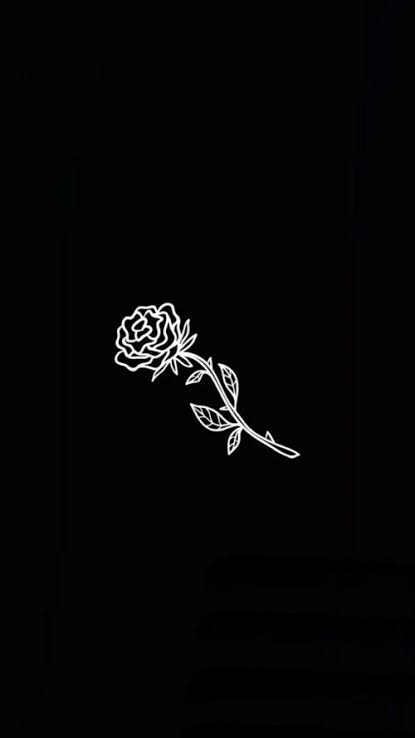
#> input picture Assnt3_solution/image1.jpeg, 415 x 738 px
$ jupyter execute Assnt3_soln.ipynb   (older library calls are emulated)
#> lines starting #> are read from the running program, lines starting #| are printed output that depends on the picture; after the words box and inside, x2 and y2 are one past the last pixel; in counts of white or black regions, pixels touching at a corner belong together
# Task 1 — Binary Image + Structuring Element

[cell 1]
import cv2
import numpy as np
import matplotlib.pyplot as plt

# 1. Load grayscale image
img = cv2.imread("image1.jpeg", cv2.IMREAD_GRAYSCALE)
#> img: shape (738, 415); min 0, max 255, mean 5.9

# 2. Convert to binary image using thresholding
_, binary = cv2.threshold(img, 127, 255, cv2.THRESH_BINARY)
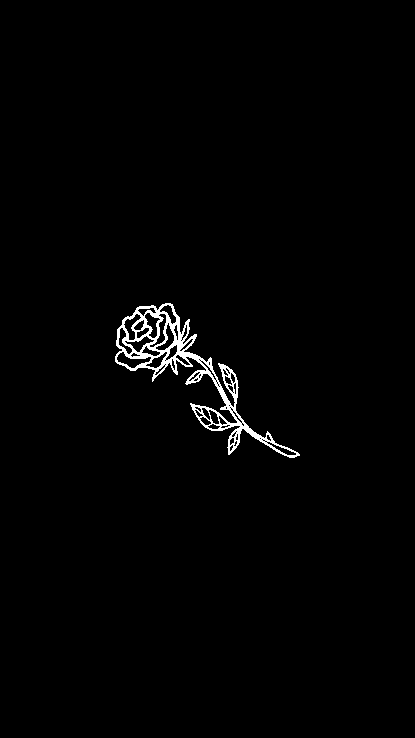
#> binary: shape (738, 415); 1.3% white; 1 white region, box (x1, y1, x2, y2) and area: (115, 303, 300, 458) 3966

# 3. Create structuring elements
se_square_3 = np.ones((3, 3), np.uint8)          # 3×3 square
se_cross_3 = cv2.getStructuringElement(
    cv2.MORPH_CROSS, (3, 3))                      # 3×3 cross
se_square_5 = np.ones((5, 5), np.uint8)          # 5×5 square

# Dilation using different SEs
dil_square_3 = cv2.dilate(binary, se_square_3, iterations=1)
#> dil_square_3: shape (738, 415); 2.3% white; 1 white region, box (x1, y1, x2, y2) and area: (114, 302, 301, 459) 7071
dil_cross_3 = cv2.dilate(binary, se_cross_3, iterations=1)
#> dil_cross_3: shape (738, 415); 2% white; 1 white region, box (x1, y1, x2, y2) and area: (114, 302, 301, 459) 6265
dil_square_5 = cv2.dilate(binary, se_square_5, iterations=1)
#> dil_square_5: shape (738, 415); 2.9% white; 1 white region, box (x1, y1, x2, y2) and area: (113, 301, 302, 460) 9002

# Display results
plt.figure(figsize=(10, 4))

plt.subplot(1, 4, 1)
plt.title("Binary Image")
plt.imshow(binary, cmap="gray")
plt.axis("off")

plt.subplot(1, 4, 2)
plt.title("3×3 Square")
plt.imshow(dil_square_3, cmap="gray")
plt.axis("off")

plt.subplot(1, 4, 3)
plt.title("3×3 Cross")
plt.imshow(dil_cross_3, cmap="gray")
plt.axis("off")

plt.subplot(1, 4, 4)
plt.title("5×5 Square")
plt.imshow(dil_square_5, cmap="gray")
plt.axis("off")

plt.tight_layout()
plt.show()

# Observation:
# Square structuring elements cause uniform growth in all directions,
# while a cross-shaped SE expands objects mainly along horizontal and vertical directions.

# Task 2 — Noise Removal Without Touching the Object

[cell 2]
import cv2
import numpy as np
import matplotlib.pyplot as plt

# Load binary image
binary = cv2.imread("image1.jpeg", cv2.IMREAD_GRAYSCALE)

# 1. Add salt noise
noisy = binary.copy()
num_noise_pixels = 800
coords = [
    np.random.randint(0, noisy.shape[0], num_noise_pixels),
    np.random.randint(0, noisy.shape[1], num_noise_pixels)
]
noisy[coords[0], coords[1]] = 255
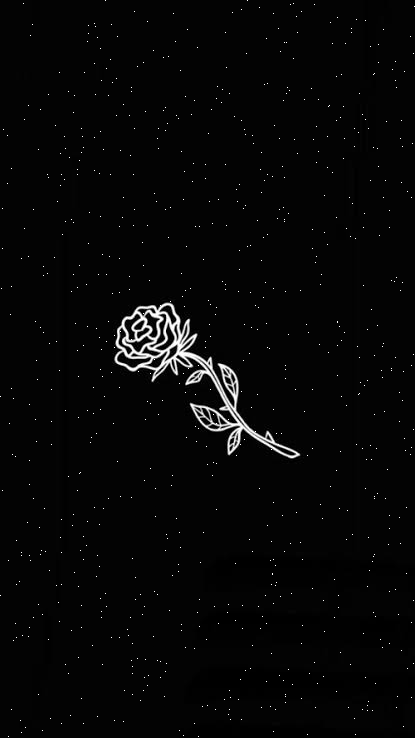
#> noisy: shape (738, 415); min 0, max 255, mean 6.6

# Structuring element
se = np.ones((3, 3), np.uint8)

# 2. Remove noise using morphology only
# Opening removes small white noise
cleaned = cv2.morphologyEx(noisy, cv2.MORPH_OPEN, se)

# Display results
plt.figure(figsize=(8, 4))

plt.subplot(1, 2, 1)
plt.title("Noisy Image (Salt Noise)")
plt.imshow(noisy, cmap="gray")
plt.axis("off")

plt.subplot(1, 2, 2)
plt.title("Cleaned Image")
plt.imshow(cleaned, cmap="gray")
plt.axis("off")

plt.tight_layout()
plt.show()

# Observation:
# Opening was most effective because erosion removes small isolated noise pixels,
# and dilation restores the original object shape without reintroducing noise.

# Task 3 — Fill Gaps in Broken Objects

[cell 3]
import cv2
import numpy as np
import matplotlib.pyplot as plt

# Load binary image
binary = cv2.imread("image1.jpeg", cv2.IMREAD_GRAYSCALE)

# 1. Create small breaks artificially (simulate broken object)
se_break = np.ones((3, 3), np.uint8)
broken = cv2.erode(binary, se_break, iterations=1)

# 2. Morphological closing to fill gaps
se_close = np.ones((3, 3), np.uint8)
filled = cv2.morphologyEx(broken, cv2.MORPH_CLOSE, se_close)

# Display results
plt.figure(figsize=(8, 4))

plt.subplot(1, 2, 1)
plt.title("Before (Broken Object)")
plt.imshow(broken, cmap="gray")
plt.axis("off")

plt.subplot(1, 2, 2)
plt.title("After (Gaps Filled)")
plt.imshow(filled, cmap="gray")
plt.axis("off")

plt.tight_layout()
plt.show()

# Observation:
# If the structuring element is too large, closing over-smooths the object,
# causing loss of fine details and unnatural thickening of structures.

# Task 4 — Sobel vs Canny (Edge Reality Check)

[cell 4]
import cv2
import numpy as np
import matplotlib.pyplot as plt

# 1. Load natural image and convert to grayscale
img = cv2.imread("image1.jpeg")
#> img is the input picture: shape (738, 415, 3); mean B, G, R 8, 5.9, 5.1
gray = cv2.cvtColor(img, cv2.COLOR_BGR2GRAY)

# 2A. Sobel edge detection
sobel_x = cv2.Sobel(gray, cv2.CV_64F, 1, 0, ksize=3)
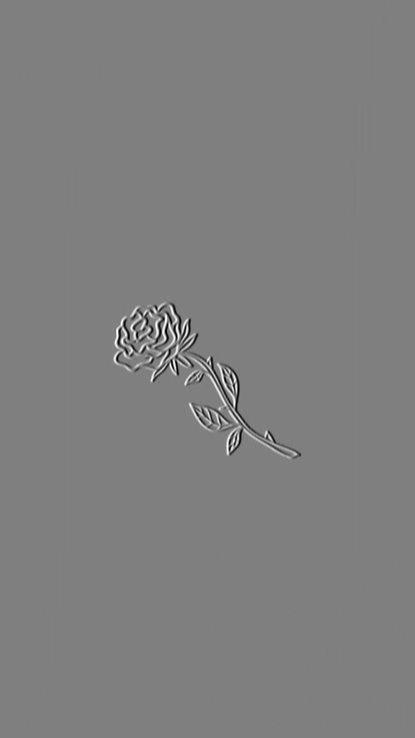
#> sobel_x: shape (738, 415) float64; min -1012, max 1008, mean 0; drawn with min black and max white
sobel_y = cv2.Sobel(gray, cv2.CV_64F, 0, 1, ksize=3)
sobel = cv2.magnitude(sobel_x, sobel_y)
sobel = cv2.convertScaleAbs(sobel)

# 2B. Canny edge detection (two different threshold pairs)
canny_low = cv2.Canny(gray, 50, 150)
#> canny_low: shape (738, 415); 0.95% white in thin lines or dots, all inside (x1, y1, x2, y2) = (114, 302, 300, 459)
canny_high = cv2.Canny(gray, 100, 200)

# Display results
plt.figure(figsize=(10, 6))

plt.subplot(2, 2, 1)
plt.title("Original Image")
plt.imshow(cv2.cvtColor(img, cv2.COLOR_BGR2RGB))
plt.axis("off")

plt.subplot(2, 2, 2)
plt.title("Sobel Edges")
plt.imshow(sobel, cmap="gray")
plt.axis("off")

plt.subplot(2, 2, 3)
plt.title("Canny (50, 150)")
plt.imshow(canny_low, cmap="gray")
plt.axis("off")

plt.subplot(2, 2, 4)
plt.title("Canny (100, 200)")
plt.imshow(canny_high, cmap="gray")
plt.axis("off")

plt.tight_layout()
plt.show()
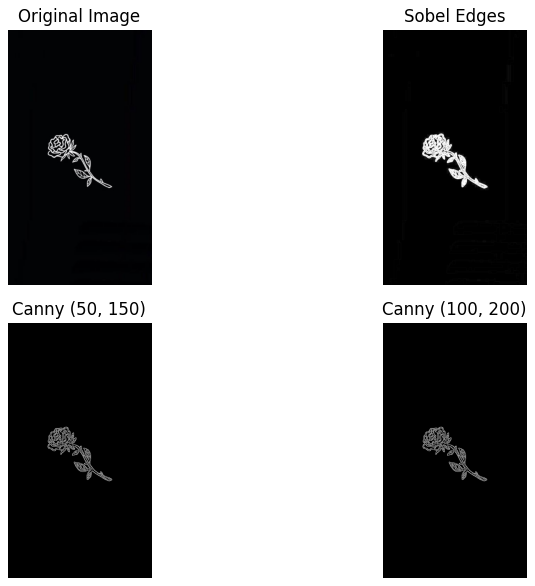
#> figure drawn by matplotlib, 4 panels

# Observation:
# As Canny thresholds increase, weak and low-contrast edges disappear first,
# while strong edges corresponding to major object boundaries remain.

# Task 5 — Line Detection from Scratch (Pipeline Thinking)

[cell 5]
import cv2
import numpy as np
import matplotlib.pyplot as plt

# Load natural image
img = cv2.imread("image1.jpeg")
gray = cv2.cvtColor(img, cv2.COLOR_BGR2GRAY)

# 1. Canny edge detection (use the same output from Task 4)
edges = cv2.Canny(gray, 100, 200)

# 2. Hough Line Transform
lines = cv2.HoughLines(edges, 1, np.pi/180, 150)
#> lines = None

# Copy image for drawing
line_img = img.copy()

# Draw detected lines
if lines is not None:
    for i in range(min(len(lines), 20)):  # limit lines for clarity
        rho, theta = lines[i][0]
        a = np.cos(theta)
        b = np.sin(theta)
        x0 = a * rho
        y0 = b * rho

        x1 = int(x0 + 1000 * (-b))
        y1 = int(y0 + 1000 * (a))
        x2 = int(x0 - 1000 * (-b))
        y2 = int(y0 - 1000 * (a))

        cv2.line(line_img, (x1, y1), (x2, y2), (0, 0, 255), 2)

# Display results
plt.figure(figsize=(8, 4))

plt.subplot(1, 2, 1)
plt.title("Canny Edges")
plt.imshow(edges, cmap="gray")
plt.axis("off")

plt.subplot(1, 2, 2)
plt.title("Detected Lines")
plt.imshow(cv2.cvtColor(line_img, cv2.COLOR_BGR2RGB))
plt.axis("off")

plt.tight_layout()
plt.show()

# Observation:
# When the Hough threshold is too low, many spurious lines are detected,
# including lines formed from noise and fragmented edges.

# Task 6 — Fourier Transform: See the Invisible

[cell 6]
import cv2
import numpy as np
import matplotlib.pyplot as plt

# 1. Load grayscale image
img = cv2.imread("image1.jpeg", cv2.IMREAD_GRAYSCALE)

# 2. Compute 2D FFT
f = np.fft.fft2(img)
fshift = np.fft.fftshift(f)

# Magnitude spectrum
magnitude_spectrum = np.log(1 + np.abs(fshift))
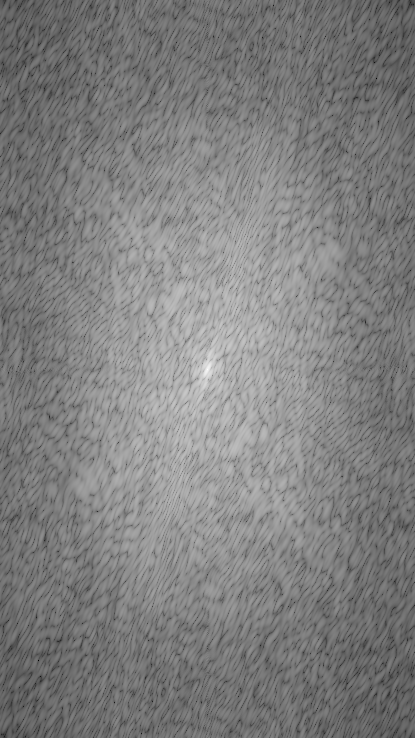
#> magnitude_spectrum: shape (738, 415) float64; min 1, max 14.41, mean 7.72; drawn with min black and max white

# 3A. Low-pass filter
rows, cols = img.shape
#> rows = 738; cols = 415
crow, ccol = rows // 2, cols // 2
#> crow = 369; ccol = 207

lp_mask = np.zeros((rows, cols), np.uint8)
lp_mask[crow-30:crow+30, ccol-30:ccol+30] = 1

# 3B. High-pass filter
hp_mask = np.ones((rows, cols), np.uint8)
hp_mask[crow-30:crow+30, ccol-30:ccol+30] = 0

# Apply filters
fshift_lp = fshift * lp_mask
fshift_hp = fshift * hp_mask

# 4. Inverse FFT
img_lp = np.fft.ifft2(np.fft.ifftshift(fshift_lp))
img_lp = np.abs(img_lp)

img_hp = np.fft.ifft2(np.fft.ifftshift(fshift_hp))
img_hp = np.abs(img_hp)

# Display results
plt.figure(figsize=(10, 8))

plt.subplot(2, 2, 1)
plt.title("Original Image")
plt.imshow(img, cmap="gray")
plt.axis("off")

plt.subplot(2, 2, 2)
plt.title("Magnitude Spectrum")
plt.imshow(magnitude_spectrum, cmap="gray")
plt.axis("off")

plt.subplot(2, 2, 3)
plt.title("Low-pass Result")
plt.imshow(img_lp, cmap="gray")
plt.axis("off")

plt.subplot(2, 2, 4)
plt.title("High-pass Result")
plt.imshow(img_hp, cmap="gray")
plt.axis("off")

plt.tight_layout()
plt.show()

# Observation:
# High-pass filtering affects edges more by preserving rapid intensity changes,
# while low-pass filtering smooths the image and suppresses edge information.

# Task 7 — Contours as Object Boundaries

[cell 7]
import cv2
import matplotlib.pyplot as plt

# 1: Read and preprocess image
img = cv2.imread("image1.jpeg")

gray = cv2.cvtColor(img, cv2.COLOR_BGR2GRAY)

# Invert image
gray_inv = cv2.bitwise_not(gray)
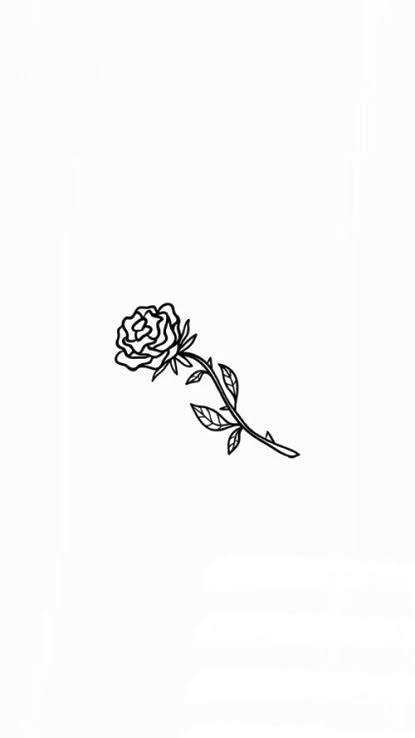
#> gray_inv: shape (738, 415); min 0, max 255, mean 249.1

# Apply binary threshold
_, thresh = cv2.threshold(gray_inv, 127, 255, cv2.THRESH_BINARY)

# 2: Detect contours
contours, hierarchy = cv2.findContours(
    thresh, cv2.RETR_EXTERNAL, cv2.CHAIN_APPROX_SIMPLE
)
#> contours = [[[0, 0], [0, 737], [414, 737], [414, 0]]]

# 3A: Draw all contours
img_all_contours = img.copy()
cv2.drawContours(img_all_contours, contours, -1, (0, 255, 0), 2)
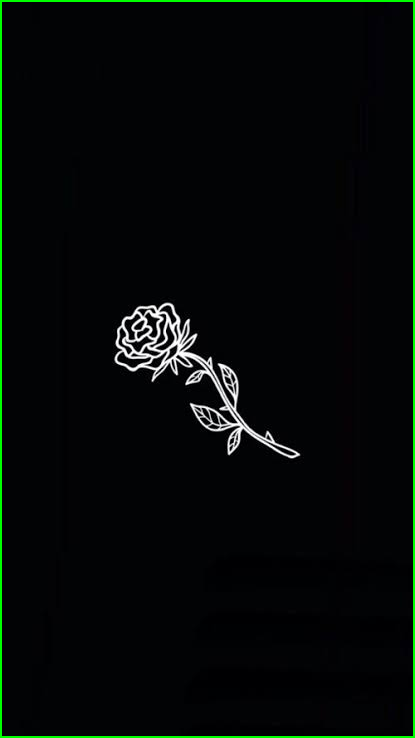
#> img_all_contours: shape (738, 415, 3); 1.5% of pixels changed, all inside (x1, y1, x2, y2) = (0, 0, 415, 738)

# 3B: Draw largest contour only
img_largest_contour = img.copy()
if contours:
    largest_contour = max(contours, key=cv2.contourArea)
#> largest_contour = [[0, 0], [0, 737], [414, 737], [414, 0]]
    cv2.drawContours(img_largest_contour, [largest_contour], -1, (0, 0, 255), 3)
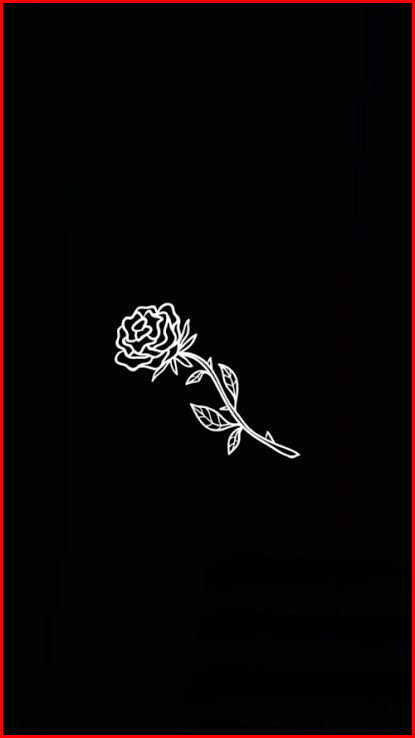
#> img_largest_contour: shape (738, 415, 3); 2.25% of pixels changed, all inside (x1, y1, x2, y2) = (0, 0, 415, 738)

# 4: Display results using matplotlib
plt.figure(figsize=(12, 8))

plt.subplot(2, 2, 1)
plt.title("Original Image")
plt.imshow(cv2.cvtColor(img, cv2.COLOR_BGR2RGB))
plt.axis("off")

plt.subplot(2, 2, 2)
plt.title("Thresholded Image")
plt.imshow(thresh, cmap="gray")
plt.axis("off")

plt.subplot(2, 2, 3)
plt.title("All Contours")
plt.imshow(cv2.cvtColor(img_all_contours, cv2.COLOR_BGR2RGB))
plt.axis("off")

plt.subplot(2, 2, 4)
plt.title("Largest Contour")
plt.imshow(cv2.cvtColor(img_largest_contour, cv2.COLOR_BGR2RGB))
plt.axis("off")

plt.tight_layout()
plt.show()

# Observation — Poor Thresholding

# If thresholding is not good:
# Contours may be broken → objects may have multiple small contours instead of one clean boundary.
# Noise appears → random small contours may appear from background pixels.
# Largest contour detection may fail → the actual object may not have the largest area if the background is incorrectly included

# Final Challenge — Combine Everything

[cell 8]
import cv2
import numpy as np
import matplotlib.pyplot as plt

# Load the image
img = cv2.imread("image1.jpeg")

if img is None:
    print("ERROR: Image not loaded")
    exit()

gray = cv2.cvtColor(img, cv2.COLOR_BGR2GRAY)

# Threshold to get binary image
_, binary = cv2.threshold(gray, 50, 255, cv2.THRESH_BINARY)
#> binary: shape (738, 415); 1.7% white; 1 white region, box (x1, y1, x2, y2) and area: (114, 302, 300, 459) 5238

# Morphology to clean very tiny noise
kernel = cv2.getStructuringElement(cv2.MORPH_RECT, (3, 3))
cleaned = cv2.morphologyEx(binary, cv2.MORPH_OPEN, kernel)
#> cleaned: shape (738, 415); 1.6% white; 9 white regions (2 under 20 px), largest, box (x1, y1, x2, y2) and area: (114, 302, 300, 459) 4598, (190, 403, 223, 418) 147, (181, 362, 193, 368) 42

# Edge detection (Canny)
edges = cv2.Canny(cleaned, threshold1=30, threshold2=100)
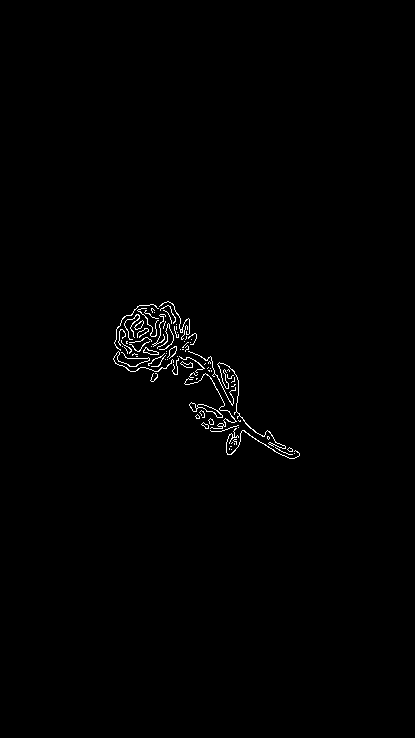
#> edges: shape (738, 415); 0.71% white in thin lines or dots, all inside (x1, y1, x2, y2) = (113, 301, 300, 459)

# Find contours
contours, _ = cv2.findContours(edges, cv2.RETR_EXTERNAL, cv2.CHAIN_APPROX_SIMPLE)
#> contours = 86 contours, 77 with area under 20; largest, box (x1, y1, x2, y2) and area: (189, 402, 223, 418) 142, (143, 347, 159, 355) 52, (134, 320, 144, 330) 42, (180, 361, 193, 368) 38, (217, 362, 286, 449) 30

# Filter meaningful contours
meaningful_contours = [
    cnt for cnt in contours if cv2.contourArea(cnt) > 50
]
#> meaningful_contours = 2 contours; box (x1, y1, x2, y2) and area: (189, 402, 223, 418) 142, (143, 347, 159, 355) 52

# Draw contours on a black background
output = np.zeros_like(img)
cv2.drawContours(output, meaningful_contours, -1, (0, 255, 0), 2)

# Display results using matplotlib
plt.figure(figsize=(14, 8))

plt.subplot(2, 2, 1)
plt.title("Original Image")
plt.imshow(cv2.cvtColor(img, cv2.COLOR_BGR2RGB))
plt.axis("off")

plt.subplot(2, 2, 2)
plt.title("Binary Image")
plt.imshow(binary, cmap="gray")
plt.axis("off")

plt.subplot(2, 2, 3)
plt.title("Edges")
plt.imshow(edges, cmap="gray")
plt.axis("off")

plt.subplot(2, 2, 4)
plt.title("Final Clean Object Outlines")
plt.imshow(cv2.cvtColor(output, cv2.COLOR_BGR2RGB))
plt.axis("off")

plt.tight_layout()
plt.show()
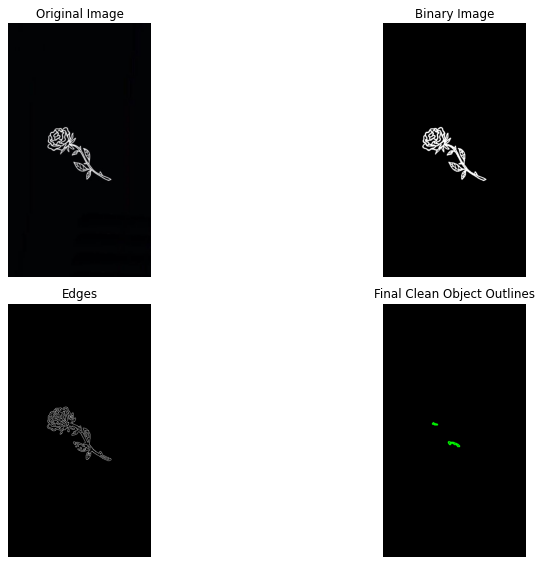
#> figure drawn by matplotlib, 4 panels
